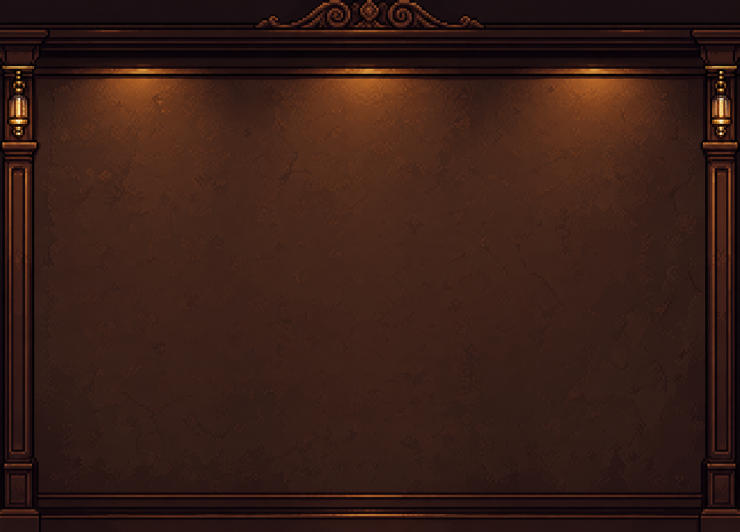
#> input picture ArtSource/v1/CraftingBackdrops-2026-10-19/raw/bar_wall_generated.png, 1479 x 1063 px (shown at 1/2 size); its folder holds 4 pictures in this run
$ python prepare.py
#> lines starting #> are read from the running program, lines starting #| are printed output that depends on the picture
from pathlib import Path
from PIL import Image,ImageDraw
import shutil, subprocess,json,hashlib
P=Path(__file__).parent
G=Path('C:/Users/user/AppData/Roaming/orca/codex-accounts/b9b7063f-5dd2-4f55-b926-d600f95cb5a0/home/generated_images/01a15360-8909-71f3-b4ea-06199bc19aaa')
source={'bar_wall':'eb593039-9537-4dc4-915a-61cbdaba4f99','tea_wall':'c7bd8040-26b8-4f6b-aaa9-1393aabc4403','bar_table':'8a56c0a8-db0f-472c-94de-aaeae2310e54','tea_table':'0cdfb48b-5334-48d1-b75a-e464e1224292'}
assets=[]
checks=[]
for kind,uid in source.items():
    raw=P/'raw'/f'{kind}_generated.png';shutil.copyfile(G/f'exec-{uid}.png',raw)
    size=(400,287 if 'wall' in kind else 12)
    # Mechanical pixel-grid export only; all illustrated content is generated.
    im=Image.open(raw).convert('RGB').resize(size,Image.Resampling.NEAREST).quantize(colors=48,method=Image.Quantize.MEDIANCUT,dither=Image.Dither.NONE).convert('RGBA')
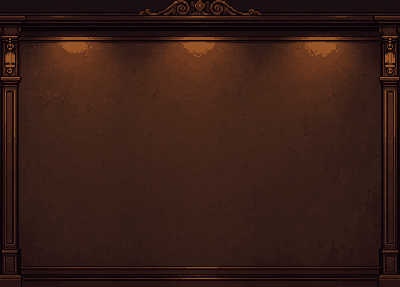
#> im: PIL image 400x287 RGBA; mean R, G, B, A 55.1, 29.7, 22.2, 255
    name='dl_craft_'+kind
    png=P/(name+'.png');native=P/(name+'.aseprite');im.save(png)
#> (the run stopped early here; a loop or call above may not have finished)
